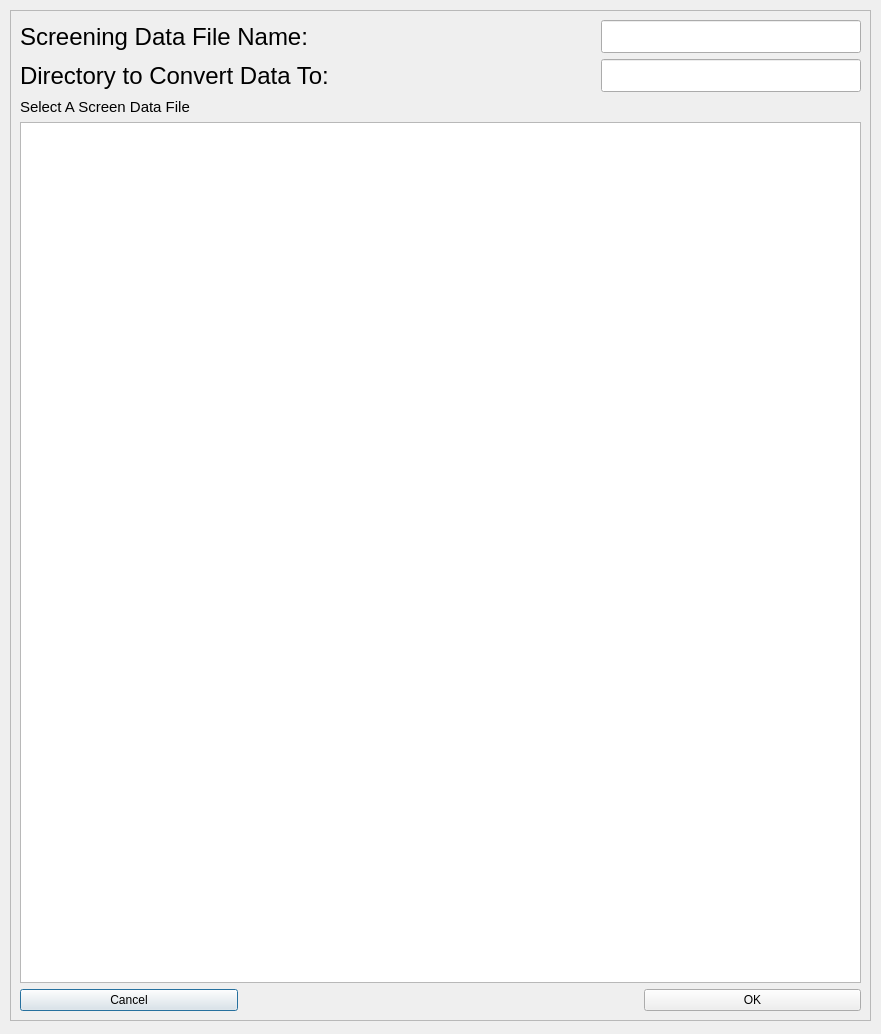
<?xml version="1.0" encoding="UTF-8"?>
<ui version="4.0">
 <class>Dialog</class>
 <widget class="QDialog" name="Dialog">
  <property name="geometry">
   <rect>
    <x>0</x>
    <y>0</y>
    <width>881</width>
    <height>1034</height>
   </rect>
  </property>
  <property name="windowTitle">
   <string>Final Data Converting To Excel Format Option</string>
  </property>
  <widget class="QFrame" name="frame">
   <property name="geometry">
    <rect>
     <x>10</x>
     <y>10</y>
     <width>861</width>
     <height>1011</height>
    </rect>
   </property>
   <property name="sizePolicy">
    <sizepolicy hsizetype="Minimum" vsizetype="Minimum">
     <horstretch>0</horstretch>
     <verstretch>0</verstretch>
    </sizepolicy>
   </property>
   <property name="minimumSize">
    <size>
     <width>15</width>
     <height>15</height>
    </size>
   </property>
   <property name="frameShape">
    <enum>QFrame::StyledPanel</enum>
   </property>
   <property name="frameShadow">
    <enum>QFrame::Raised</enum>
   </property>
   <layout class="QGridLayout" name="gridLayout">
    <item row="0" column="0">
     <layout class="QHBoxLayout" name="horizontalLayout">
      <item>
       <widget class="QLabel" name="label">
        <property name="font">
         <font>
          <pointsize>18</pointsize>
         </font>
        </property>
        <property name="text">
         <string>Screening Data File Name:</string>
        </property>
       </widget>
      </item>
      <item>
       <widget class="QLineEdit" name="lineEdit">
        <property name="enabled">
         <bool>true</bool>
        </property>
        <property name="sizePolicy">
         <sizepolicy hsizetype="Expanding" vsizetype="Minimum">
          <horstretch>0</horstretch>
          <verstretch>0</verstretch>
         </sizepolicy>
        </property>
        <property name="maximumSize">
         <size>
          <width>260</width>
          <height>16777215</height>
         </size>
        </property>
        <property name="font">
         <font>
          <pointsize>16</pointsize>
         </font>
        </property>
        <property name="maxLength">
         <number>660</number>
        </property>
        <property name="echoMode">
         <enum>QLineEdit::Normal</enum>
        </property>
       </widget>
      </item>
     </layout>
    </item>
    <item row="1" column="0">
     <layout class="QHBoxLayout" name="horizontalLayout_2">
      <item>
       <widget class="QLabel" name="label_2">
        <property name="font">
         <font>
          <pointsize>18</pointsize>
         </font>
        </property>
        <property name="text">
         <string>Directory to Convert Data To:</string>
        </property>
       </widget>
      </item>
      <item>
       <widget class="QLineEdit" name="lineEdit_2">
        <property name="enabled">
         <bool>true</bool>
        </property>
        <property name="sizePolicy">
         <sizepolicy hsizetype="Expanding" vsizetype="Minimum">
          <horstretch>0</horstretch>
          <verstretch>0</verstretch>
         </sizepolicy>
        </property>
        <property name="maximumSize">
         <size>
          <width>260</width>
          <height>16777215</height>
         </size>
        </property>
        <property name="font">
         <font>
          <pointsize>16</pointsize>
         </font>
        </property>
        <property name="maxLength">
         <number>660</number>
        </property>
        <property name="echoMode">
         <enum>QLineEdit::Normal</enum>
        </property>
       </widget>
      </item>
     </layout>
    </item>
    <item row="2" column="0">
     <widget class="QLabel" name="label_4">
      <property name="font">
       <font>
        <pointsize>11</pointsize>
       </font>
      </property>
      <property name="text">
       <string>Select A Screen Data File</string>
      </property>
     </widget>
    </item>
    <item row="3" column="0">
     <widget class="QListWidget" name="listWidget"/>
    </item>
    <item row="4" column="0">
     <layout class="QHBoxLayout" name="horizontalLayout_39">
      <item>
       <widget class="QPushButton" name="pushButton">
        <property name="sizePolicy">
         <sizepolicy hsizetype="Minimum" vsizetype="Minimum">
          <horstretch>0</horstretch>
          <verstretch>0</verstretch>
         </sizepolicy>
        </property>
        <property name="text">
         <string>Cancel</string>
        </property>
       </widget>
      </item>
      <item>
       <spacer name="horizontalSpacer">
        <property name="orientation">
         <enum>Qt::Horizontal</enum>
        </property>
        <property name="sizeType">
         <enum>QSizePolicy::Fixed</enum>
        </property>
        <property name="sizeHint" stdset="0">
         <size>
          <width>400</width>
          <height>20</height>
         </size>
        </property>
       </spacer>
      </item>
      <item>
       <widget class="QPushButton" name="pushButton_2">
        <property name="sizePolicy">
         <sizepolicy hsizetype="Minimum" vsizetype="Minimum">
          <horstretch>0</horstretch>
          <verstretch>0</verstretch>
         </sizepolicy>
        </property>
        <property name="text">
         <string>OK</string>
        </property>
       </widget>
      </item>
     </layout>
    </item>
   </layout>
  </widget>
 </widget>
 <resources/>
 <connections/>
</ui>
